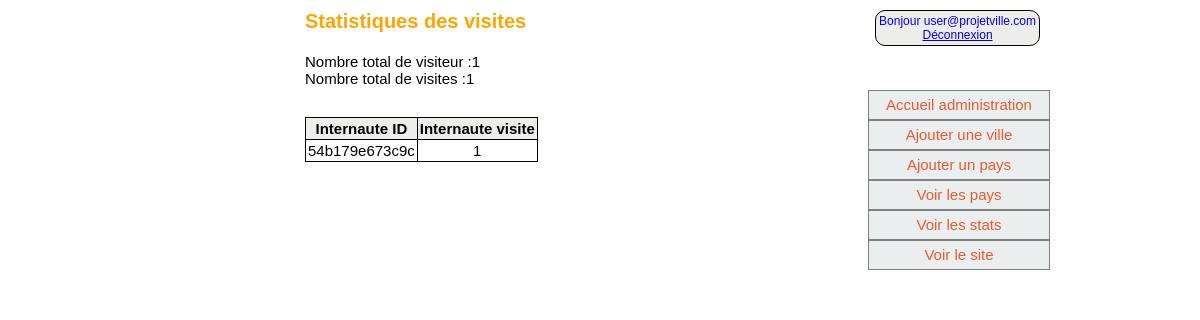
Page /admin/stat.php (signed in) on the earlier database version.
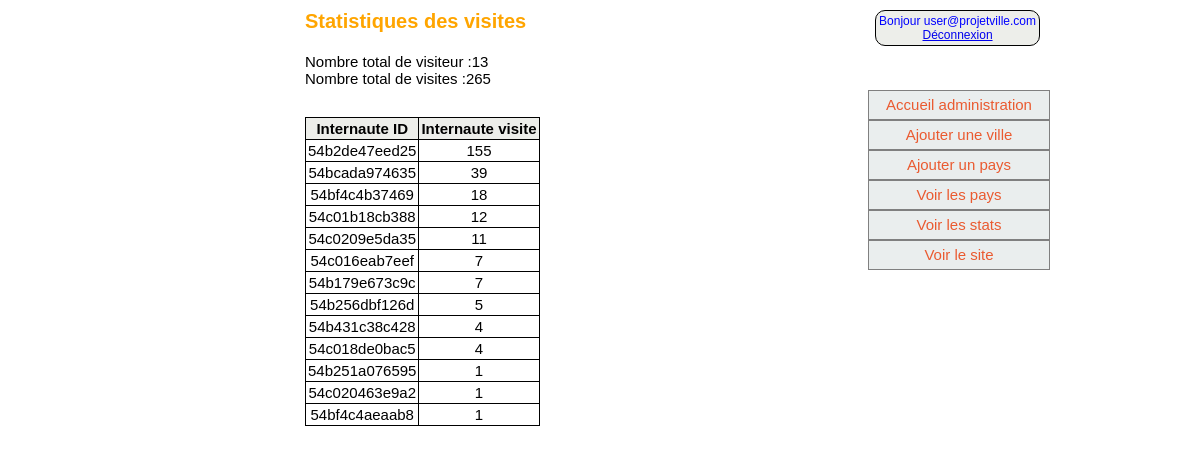
Same page on the later database version.
### tables this page shows
CREATE TABLE IF NOT EXISTS `stat` (
  `stat_id` int(11) NOT NULL AUTO_INCREMENT,
  `web_user_id` varchar(13) NOT NULL,
  `web_user_visit` int(11) NOT NULL,
  PRIMARY KEY (`stat_id`)
);

### admin/stat.php (the view, shortened to what this page needs)
<?php require_once ('../include/inc_connexion.php'); ?>
<!DOCTYPE html>
<html lang="fr">
<head>
<link rel="stylesheet" href="../css/style.css" media="screen" />
</head>
<body>
<?php
$rep = $bdd -> query ('SELECT stat_id, web_user_id,web_user_visit FROM stat ORDER BY web_user_visit DESC');
while ($donnees = $rep -> fetch())
{
$table_stat[$donnees['stat_id']]['web_user_id']= $donnees['web_user_id'];
$table_stat [$donnees['stat_id']]['web_user_visit']= $donnees ['web_user_visit'];
}
$rep = $bdd -> query ('SELECT count(web_user_id) AS nombre_visiteurs FROM stat');
$row = $rep -> fetch ();
$nb_visiteur = $row['nombre_visiteurs'];
$rep = $bdd -> query('SELECT SUM(web_user_visit) AS nombre_visites FROM stat');
$row = $rep -> fetch();
$nb_visite = $row['nombre_visites'];
?>
<div id="wrapper">
<div id="titre_admin">
<h1>Statistiques des visites</h1>
</div>
<section>
<p>Nombre total de visiteur :<?php echo $nb_visiteur ?></p>
<p>Nombre total de visites :<?php echo $nb_visite ?></p>
<div id="table_stat">
<table>
<thead>
<tr>
<th>Internaute ID</th>
<th>Internaute visite</th>
</tr>
</thead>
<tbody>
<?php foreach ($table_stat as $value)
{
?>
<tr>
<td><?php echo $value ['web_user_id']; ?></td>
<td><?php echo $value ['web_user_visit']; ?></td>
</tr>
<?php
}
?>
</tbody>
</table>
</div>
</section>
<menu>
<?php require_once ('inc_menu_admin.php'); ?>
</menu>
</div>
</body>
</html>

### admin/inc_menu_admin.php
<?php
if (isset ($_SESSION['user_login']))
{
$message = 'Bonjour '.$_SESSION['user_login'];
?>
<div id="connexion">
<p><?php echo $message; ?></p>
<p><a title ="Déconnexion" href="logout.php">Déconnexion</a></p>
</div>
<?php
}
?>
<div id="menu_admin">
<ul>
<li><a href="admin.php">Accueil administration</a></li>
<li><a href="ajout.php">Ajouter une ville</a></li>
<li><a href="ajout_pays.php">Ajouter un pays</a></li>
<li><a href="pays.php">Voir les pays</a></li>
<li><a href="stat.php">Voir les stats</a></li>
<li><a href="../index.php">Voir le site</a></li>
</ul>
</div>

### css/style.css (style rules this page uses)
* { margin :0px; padding : 0px; }
#wrapper { width : 990px; margin : 0 auto; }
#titre_admin { font-family : Arial; font-size : 10px; color : orange; margin: 10px 0 0 200px; }
section { width : 450px; margin : 20px 0 0 200px; font-family : Arial; font-size : 15px; }
menu { position : absolute; top : 50px; right : 150px; }
menu ul li a, #menu ul li a, #acces_admin ul li a { color : #ea5a30; font-family : helvetica; font-size : 15px; text-decoration : none; }
#connexion { font-family : Arial; font-size : 12px; color : blue; background-color : #edeeea; text-align : center; min-width : 80px; max-width: 180px; padding : 3px; position : absolute; top : -40px; right : 10px; margin-bottom : 200px; border : solid black 1px; border-radius : 10px; }
#menu_site , #menu_admin { margin-top : 40px; }
#menu_site li , #menu_admin li { list-style-type : none; border : solid grey 1px; width : 180px; height : 23px; text-align : center; padding-top : 5px; background-color : #eaeeee; }
#table_stat table { margin-top : 30px; border-collapse : collapse; font-family : Arial; font-size : 15px; }
#table_stat table tr td, #table_stat table tr th { border : solid black 1px; text-align : center; padding : 2px; }
#table_stat table tr th { background-color : #edeeea; font-weight : bold; }

Differences in the rows shown:
added stat: web_user "54b2de47eed25", web_user_visit "155"
added stat: web_user "54bcada974635", web_user_visit "39"
added stat: web_user "54bf4c4b37469", web_user_visit "18"
added stat: web_user "54c01b18cb388", web_user_visit "12"
added stat: web_user "54c0209e5da35", web_user_visit "11"
added stat: web_user "54c016eab7eef", web_user_visit "7"
changed stat (number 7 of 13 on the later page): web_user_visit "1" → "7"
added stat: web_user "54b256dbf126d", web_user_visit "5"
added stat: web_user "54b431c38c428", web_user_visit "4"
added stat: web_user "54c018de0bac5", web_user_visit "4"
added stat: web_user "54b251a076595", web_user_visit "1"
added stat: web_user "54c020463e9a2", web_user_visit "1"
added stat: web_user "54bf4c4aeaab8", web_user_visit "1"
Other differences:
$nb_visiteur: "1" → "13"
$nb_visite: "1" → "265"
